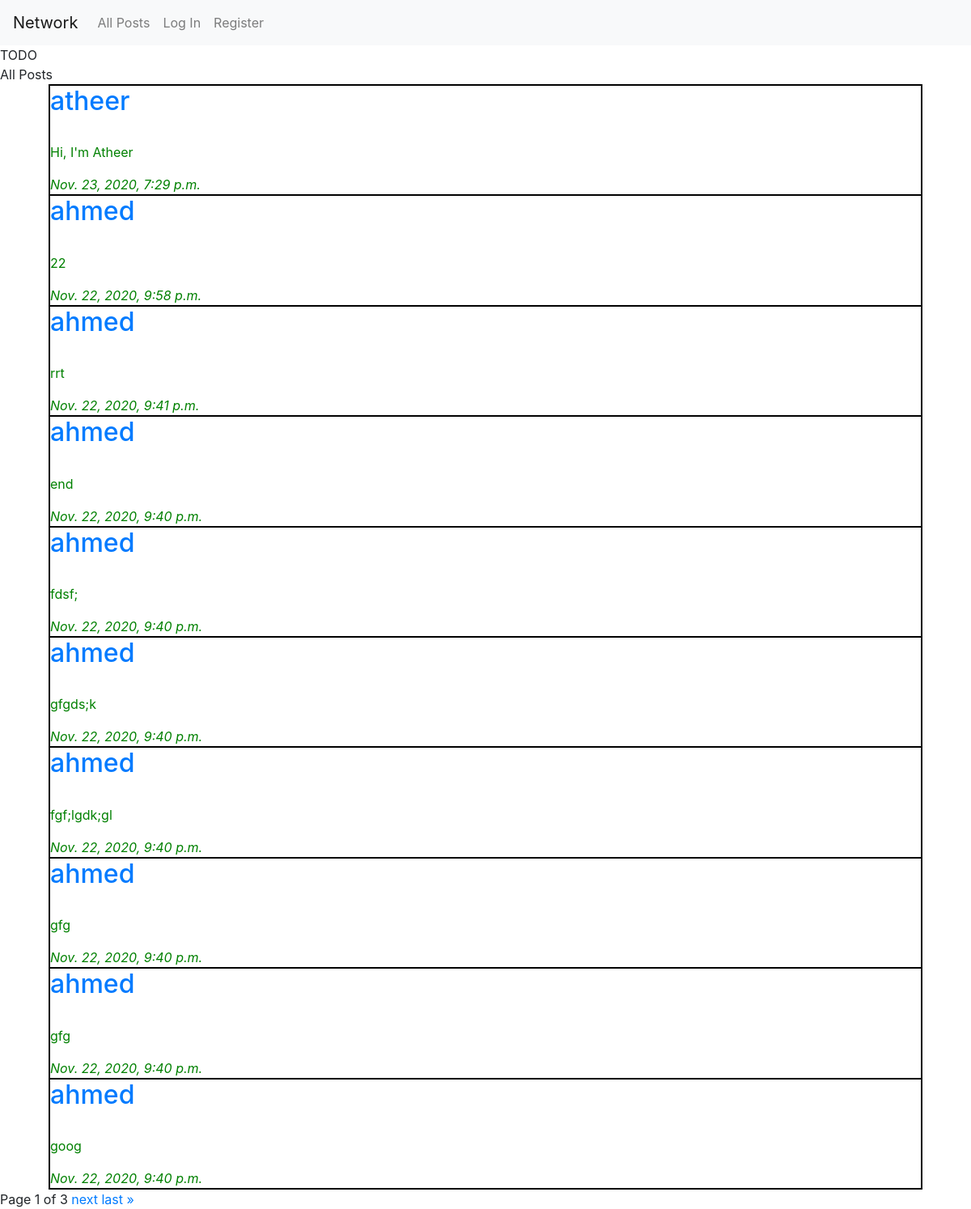
Before: / with the older database file.
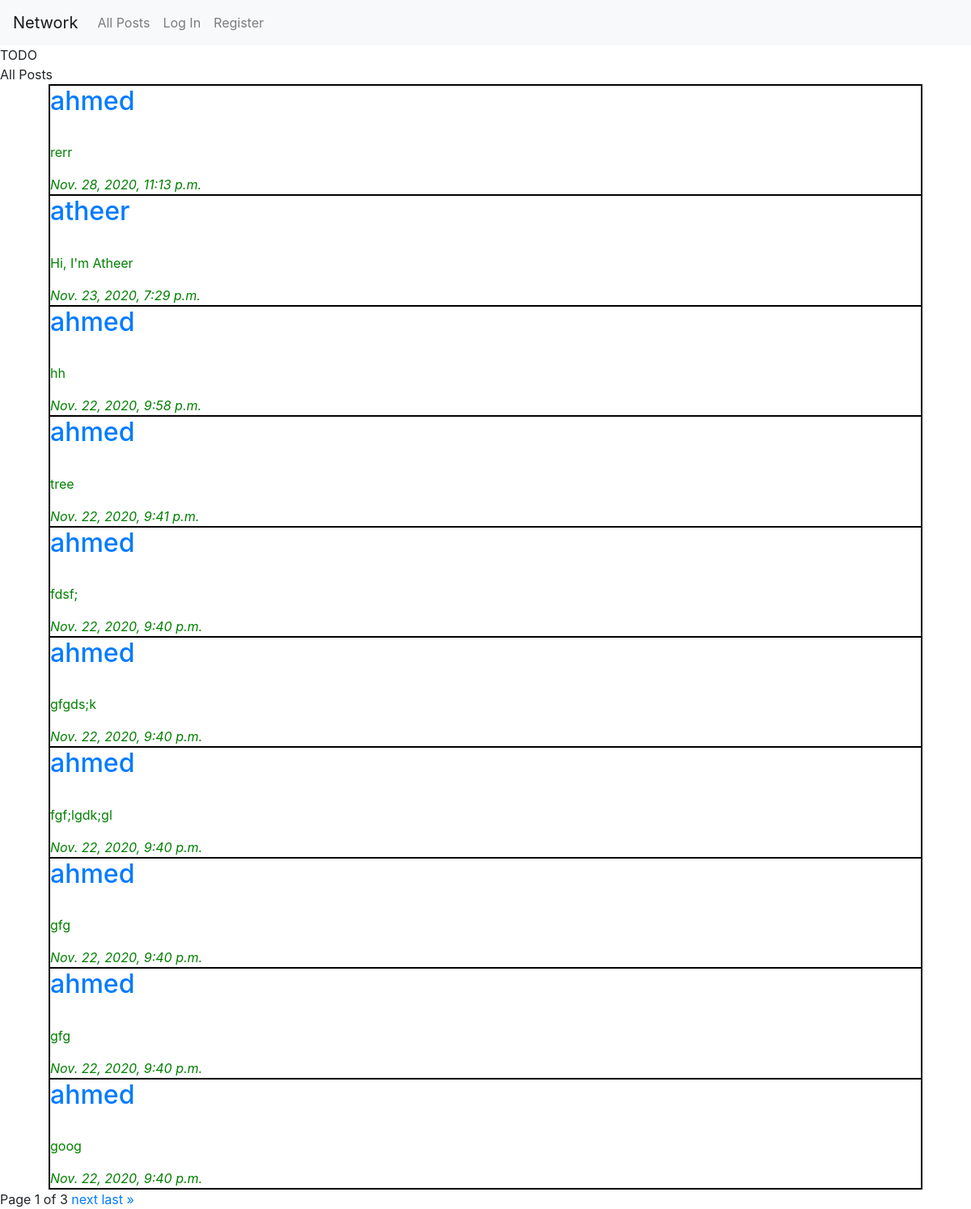
After: the same page with the newer database file.
### network/models.py (models this page shows, shortened)
class Post(models.Model):
    content = models.TextField(max_length=100)
    timestamp = models.DateTimeField(auto_now_add=True)
    created_by = models.ForeignKey(User, on_delete=models.CASCADE, related_name="poster")
    like = models.ManyToManyField(User, related_name="user_like")
    image = models.ImageField(default = False ,upload_to ='media/')

class User(AbstractUser):
    following = models.ManyToManyField('self', symmetrical=False, related_name="followers")
    picture = models.ImageField(height_field="hieght_field", width_field="widt_field", upload_to='media/', null=True, blank=True)
    height_field = models.IntegerField(default=0)
    width_fiels = models.IntegerField(default=0)

### network/views.py (the view)
# urls.py: path("", views.index, name="index"),
def index(request):
    allposts = Post.objects.all().order_by('-timestamp')
    paginator =  Paginator(allposts, 10)
    page_number = request.GET.get('page')
    allposts = paginator.get_page(page_number)
    if request.method == 'POST':
         new_post = PostForm(request.POST)
         if new_post.is_valid():
             content = new_post.cleaned_data['content']
             return HttpResponseRedirect(reverse('post'))
    else:
        new_post = PostForm()
        return render(request, "network/index.html",{
            "new_post" : new_post,
            "allposts" : allposts,
        })

### network/templates/network/index.html (shortened to what this page needs)
{% extends "network/layout.html" %}
{% load static %}
{% block body %}
    TODO
    <br>
    All Posts
    <br>
    <div class="main">
        {% for post in allposts %}
            <div class="post-details" id="{{ post.id }}">
                <h2><a href="{% url 'profile' post.created_by.id %}">{{ post.created_by }}</a></h2>
                <br>
                <p>{{ post.content }}</p>
                <i>{{ post.timestamp }}</i>
            </div>
        {% endfor %}
    </div>
    <div class="pagination">
        <span class="step-links">
            <span class="current">
            Page {{allposts.number}} of {{ allposts.paginator.num_pages }}
            </span>
            {% if allposts.has_next %}
                <a href="?page={{ allposts.next_page_number }}">next</a>
                <a href="?page={{allposts.paginator.num_pages}}">last &raquo;</a>
            {% endif %}
        </span>
    </div>
{% endblock %}

Changed rows visible on the page:
changed Post: content "end" → "rerr"; timestamp "Nov. 22, 2020, 9:40 p.m." → "Nov. 28, 2020, 11:13 p.m."; moves up the list
changed Post "Nov. 22, 2020, 9:58 p.m.": content "22" → "hh"
changed Post: content "rrt" → "tree"
